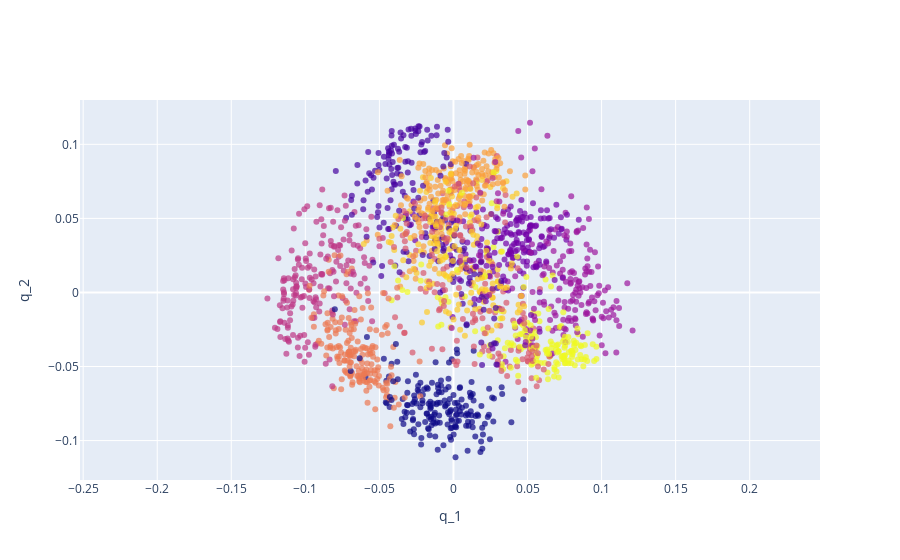

Write notebook code for a chart like this one.
### Code cell
# Make the plot 
fig = go.Figure(data=[go.Scatter(x=proj_digits[:,0], y=proj_digits[:,1],# z=Y, #z=proj_digits[:,2],
                mode='markers', marker=dict(size=6, opacity=0.7, color=Y), text=['digit='+str(j) for j in Y] )])
fig.update_layout( xaxis_title="q_1", yaxis_title="q_2", yaxis = dict(scaleanchor = "x",scaleratio = 1) )
fig.update_layout(scene_camera=dict(up=dict(x=0, y=0, z=1), center=dict(x=0, y=0, z=0), eye=dict(x=0, y=0, z=1.5)))
fig.show()

### Figure 1 — Plotly figure (JSON) as saved in the notebook; plotly's stock layout.template omitted (floating-point values rounded to 4 significant figures; data arrays with more than 128 entries replaced by an {"elided": "..."} marker saying what was removed)
{"data": [{"marker": {"color": {"elided": "1797 int values"}, "opacity": 0.7, "size": 6}, "mode": "markers", "text": {"elided": "1797 str values"}, "type": "scatter", "x": {"elided": "1797 float values"}, "y": {"elided": "1797 float values"}}], "layout": {"autosize": true, "scene": {"camera": {"center": {"x": 0, "y": 0, "z": 0}, "eye": {"x": 0, "y": 0, "z": 1.5}, "up": {"x": 0, "y": 0, "z": 1}}}, "xaxis": {"autorange": true, "domain": [0, 1], "range": [-0.5432, 0.5385], "title": {"text": "q_1"}, "type": "linear"}, "yaxis": {"autorange": true, "domain": [0, 1], "range": [-0.1299, 0.1332], "scaleanchor": "x", "scaleratio": 1, "title": {"text": "q_2"}, "type": "linear"}}}
